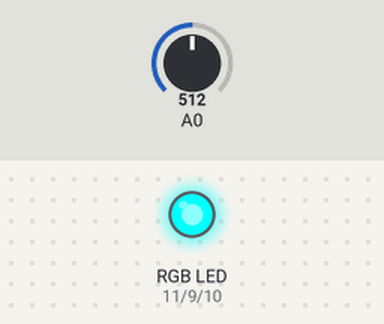
Recording of a sketch running on a simulated Arduino Uno, built with avr-gcc and run on an emulated ATmega328P. Shown: an RGB LED mixed from three pins (HIGH = lit). The inputs (shaded band) are chosen by the test bench; at power-on: A0 = 512. Dim RGB values are drawn brighter than linear.

Above: at 1.2 s.
1.3 s: A0 set to 513
At 2.0 s:
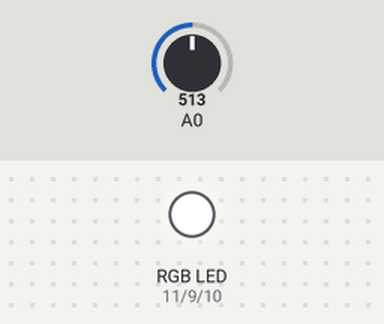
2.8 s: A0 set to 306
At 3.1 s:
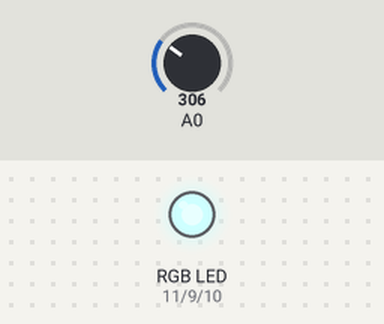
4.3 s: A0 set to 122
At 5.5 s:
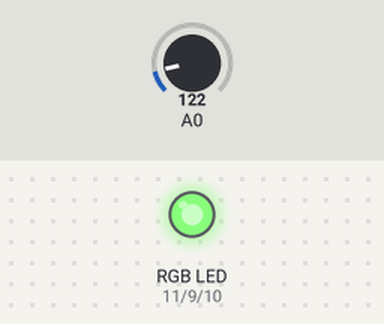
5.8 s: A0 set to 0
At 6.6 s:
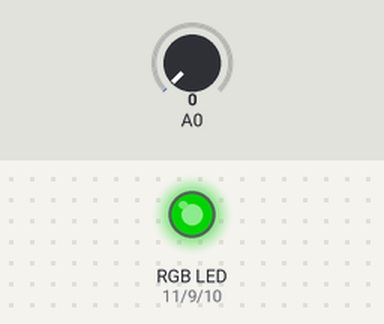
7.3 s: A0 set to 511
At 7.7 s:
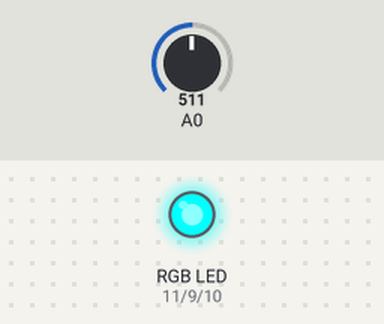
Timing chart, 0 to 9.8 s (numbered marks = the images above; inputs shaded):
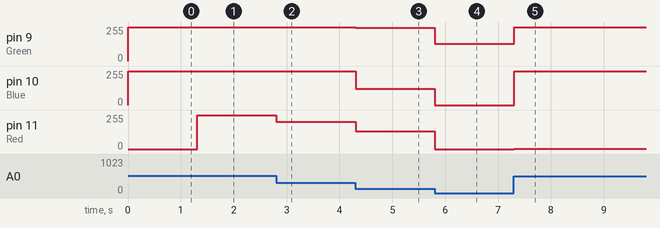

Measured:
- the behaviour switches between 512 and 513 on A0 (found by bisection; images 0 and 1)
- after the input at 1.3 s, pin 11 (Red): 0/255 → 255/255 at once
- after the input at 2.8 s, pin 11 (Red): 255/255 → 206/255 at once
- after the input at 4.3 s, pin 9 (Green): 255/255 → 250/255 at once; pin 10 (Blue): 255/255 → 122/255 at once; pin 11 (Red): 206/255 → 134/255 at once
- after the input at 5.8 s, pin 9 (Green): 250/255 → 128/255 at once; pin 10 (Blue): 122/255 → 0/255 at once; pin 11 (Red): 134/255 → 0/255 at once
- after the input at 7.3 s, pin 9 (Green): 128/255 → 255/255 at once; pin 10 (Blue): 0/255 → 255/255 at once; pin 11 (Red): 0/255 → 1/255 at once

The sketch:

colorLED.ino
```cpp
int Red=11;
int Blue=10;
int Green=9;
int val1;

void setup() {
  pinMode(Red,OUTPUT);
  pinMode(Blue,OUTPUT);
  pinMode(Green,OUTPUT);

}

void loop() {
  while (true){
    val1=analogRead(A0);
    analogWrite(Red,256-val1);
    analogWrite(Blue,val1);
    analogWrite(Green,128+val1);
    delay(10);
  }

}
```
